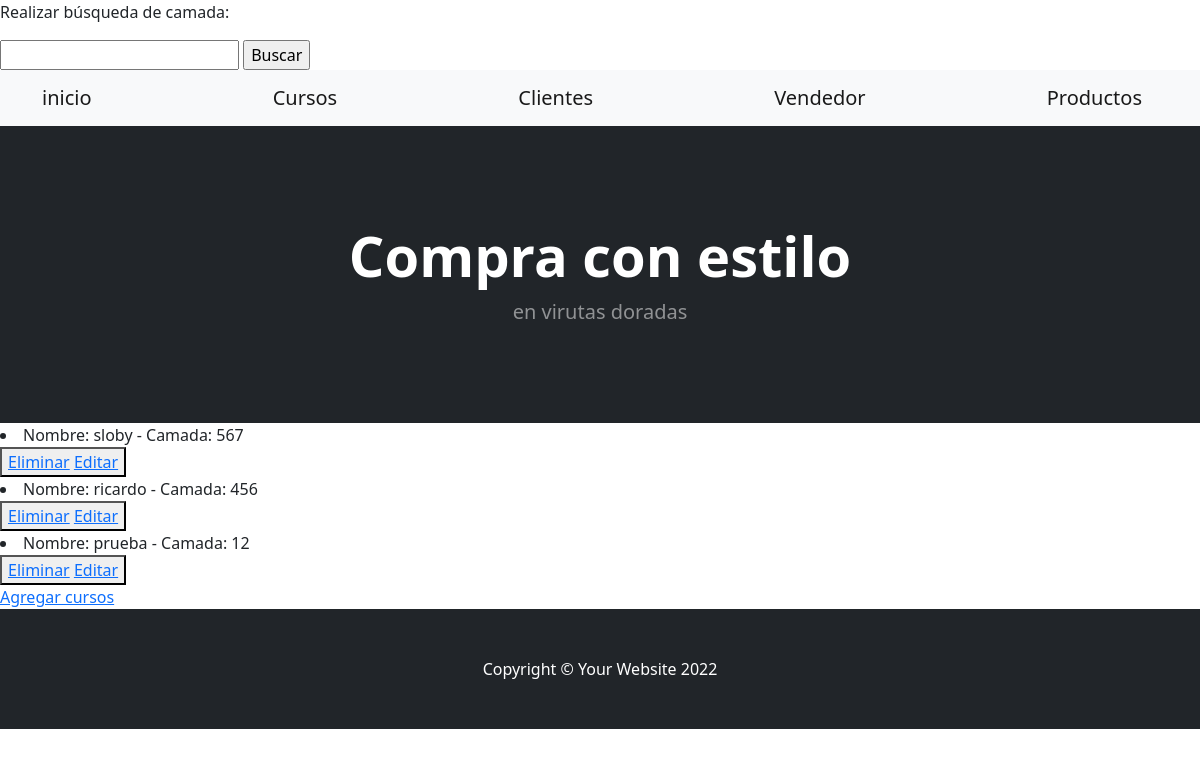
Before: /App1/leercursos/ with the older database file.
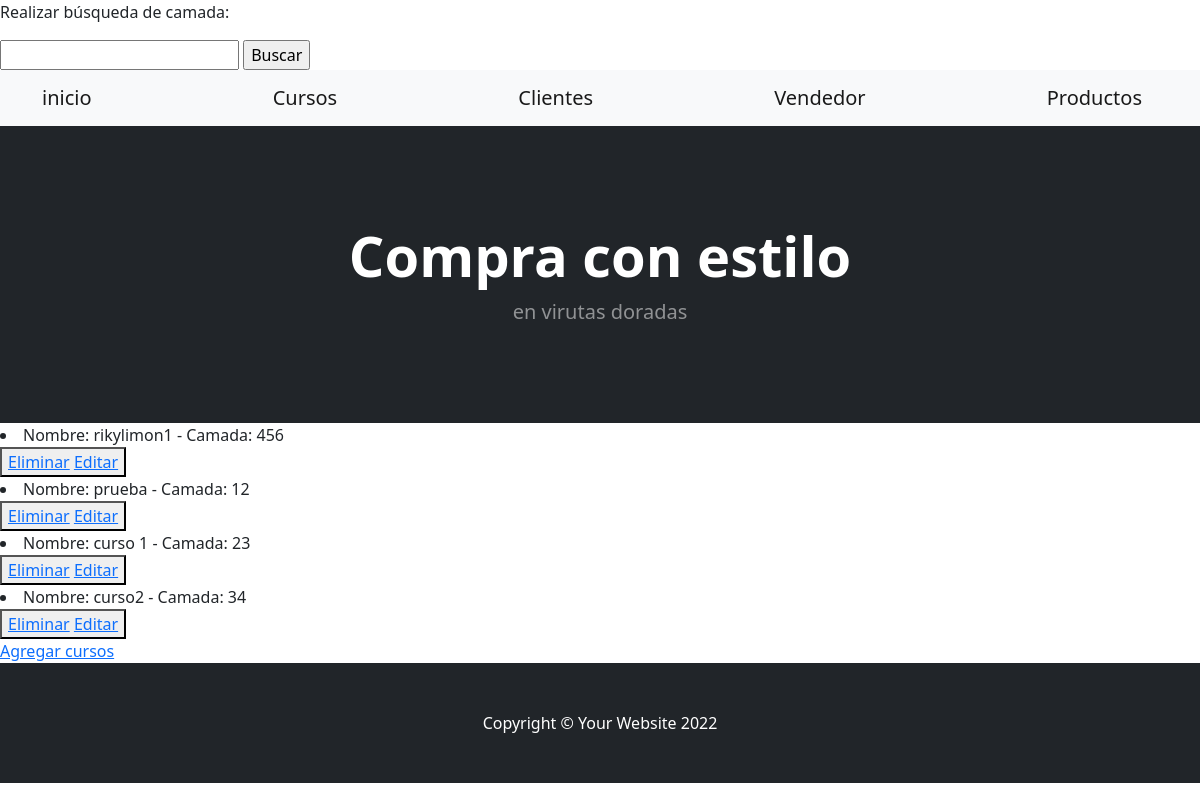
After: the same page with the newer database file.
### App1/models.py (models this page shows)
class Curso (models.Model):
    nombre =models.CharField(max_length=30)          #ESTO CRRESPONDE A ---CURSOS---
    camada =models.IntegerField()
    def __str__(self):
        return f"Nombre: {self.nombre} - Camada: {self.camada}"

### App1/views.py (the view)
# urls.py: path('leercursos/', views.leercursos, name= 'Leercursos'),
def leercursos (request):
    cursos = Curso.objects.all()
    contexto = {"cursos": cursos}
    return render(request, "leercursos.html", contexto)

### App1/template/leercursos.html
{% extends 'padre.html' %}
{% load static %}
{% block contenidoquecambia %}
    {% for p in cursos %}
    <li>{{p}}</li>
    <button>
        <a href="{% url 'Eliminarcurso' p.nombre %}">Eliminar</a>
        <a href="{% url 'Editarcurso' p.nombre %}">Editar</a>
    </button>
{% endfor %}
<br>
<a href="cursos">Agregar cursos</a>
{% endblock %}

### App1/template/padre.html (shortened to what this page needs)
<!DOCTYPE html>
<html lang="en">
    <head>
        {% load static %}
        <link href="https://cdn.jsdelivr.net/npm/bootstrap-icons@1.5.0/font/bootstrap-icons.css" rel="stylesheet" />
        <link href="{% static 'App1/css/styles.css' %}" rel="stylesheet" />
    </head>
    <body>
        <form  action="/App1/buscar/" method="GET">
            <p>Realizar búsqueda de camada:</p>
            <input type="number" name="camada" id="camada">
            <input type="submit" value="Buscar">
        </form>
        <nav class="navbar navbar-light bg-light static.top">
            <div class="container">
                <a class="navbar-brand" href="{% url 'inicio' %}">inicio</a>
                <a class="navbar-brand" href="{% url 'cursos' %}">Cursos</a>
                <a class="navbar-brand" href="{% url 'clientes' %}">Clientes</a>
                <a class="navbar-brand" href="{% url 'vendedor' %}">Vendedor</a>
                <a class="navbar-brand" href="{% url 'productos' %}">Productos</a>
            </div>
        </nav>
        <header class="bg-dark py-5">
            <div class="container px-4 px-lg-5 my-5">
                <div class="text-center text-white">
                    <h1 class="display-4 fw-bolder">Compra con estilo</h1>
                    <p class="lead fw-normal text-white-50 mb-0">en virutas doradas</p>
                </div>
            </div>
        </header>
        {% block contenidoquecambia %}
        {% endblock %}
        <footer class="py-5 bg-dark">
            <div class="container"><p class="m-0 text-center text-white">Copyright &copy; Your Website 2022</p></div>
        </footer>
    </body>
</html>

Changed rows visible on the page:
removed Curso: nombre+camada "Nombre: sloby - Camada: 567"
changed Curso: nombre+camada "Nombre: ricardo - Camada: 456" → "Nombre: rikylimon1 - Camada: 456"
added Curso: nombre+camada "Nombre: curso 1 - Camada: 23"
added Curso: nombre+camada "Nombre: curso2 - Camada: 34"
